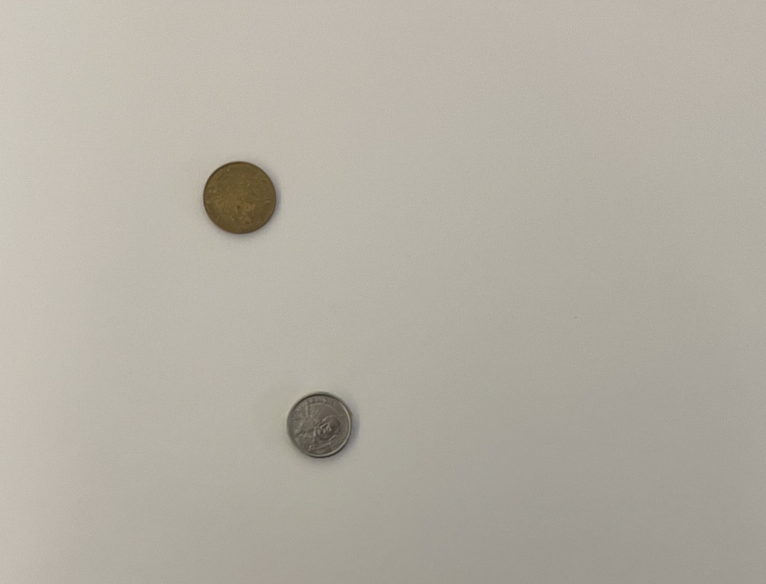
#> input picture fotos2/img00.jpg, 2298 x 1752 px (shown at 1/3 size)
$ python -i functions.py   (imports and definitions only)
#> lines starting #> are read from the running program, lines starting #| are printed output that depends on the picture
import numpy as np
import pickle
import cv2
import requests
from typing import Tuple, List, Union
from sklearn.cluster import KMeans
from sklearn.metrics import pairwise_distances_argmin_min


# [55 lines left out: functions calculate_center_distance, update_circle_flags, filter_inner_circles, not called in this run]


def prepare_img(path: str) -> Tuple[np.ndarray, np.ndarray]:
    """
    Prepare an image by resizing, blurring, and converting to grayscale and RGB.

    :param path: The path to the image file.
    :return: A tuple containing the grayscale and RGB versions of the image.
    """
#> called with path = 'fotos2/img00.jpg'
    img = cv2.imread(path)
#> img is the input picture: shape (1752, 2298, 3); mean B, G, R 163.7, 174.4, 179.4
    img = cv2.resize(img, (1920, 1920))
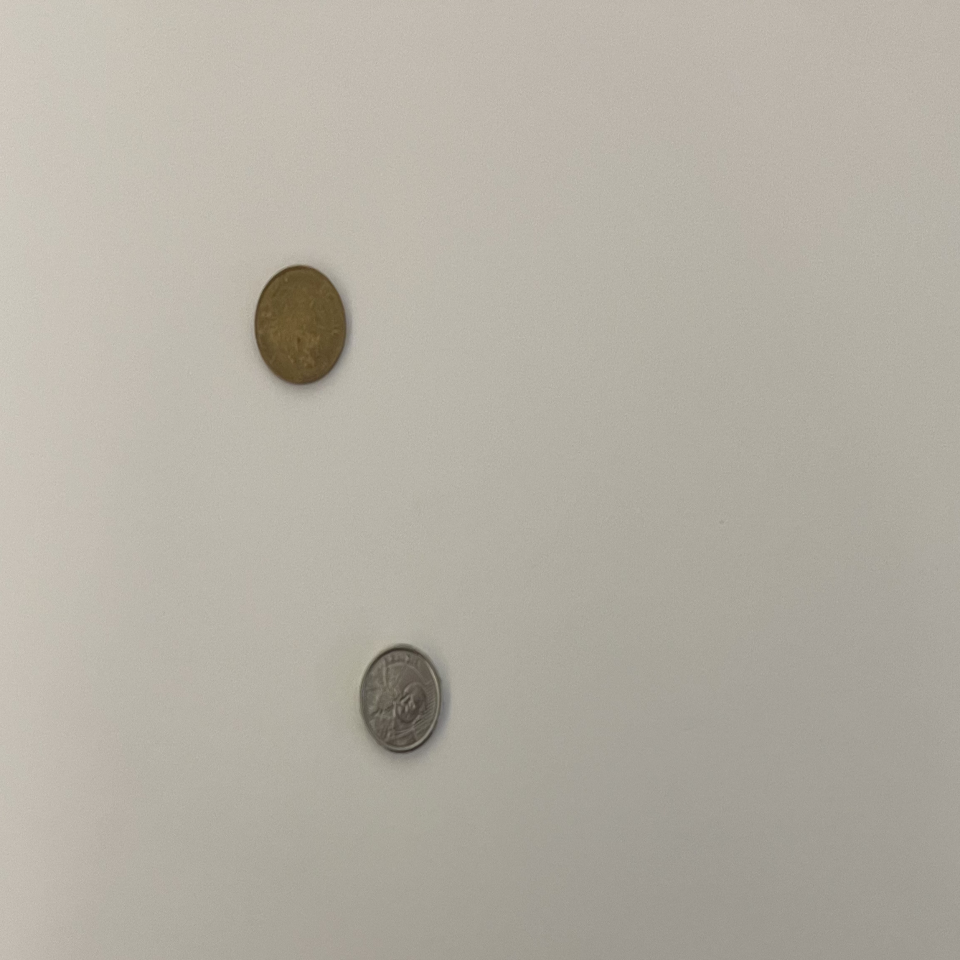
#> img: shape (1920, 1920, 3) (shown at 1/2 size); mean B, G, R 163.6, 174.3, 179.3
    img = cv2.GaussianBlur(img, (3, 3), 0)
    img_gray = cv2.cvtColor(img, cv2.COLOR_RGB2GRAY)
    img_rgb = cv2.cvtColor(img, cv2.COLOR_BGR2RGB)

    return img_gray, img_rgb


# [221 lines left out: functions find_circles, treat_circles, draw_circles, extract_coin, extract_sift_features, create_visual_vocabulary and 8 more, not called in this run]

>>> result = prepare_img('fotos2/img00.jpg')

$ run again, on fotos2/img02.jpg
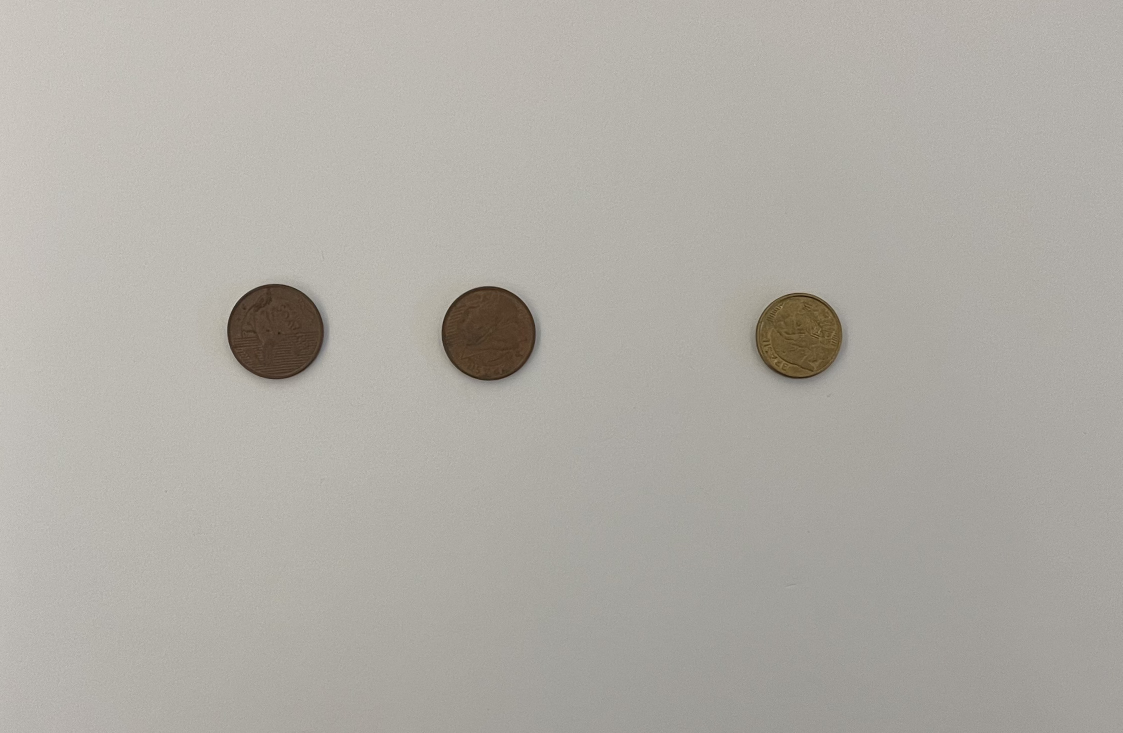
#> input picture fotos2/img02.jpg, 2245 x 1466 px (shown at 1/2 size)
#> in prepare_img, img is the input picture: shape (1466, 2245, 3); mean B, G, R 165.1, 171.7, 175.2
#> in prepare_img, `img = cv2.resize(img, (1920, 1920))`:
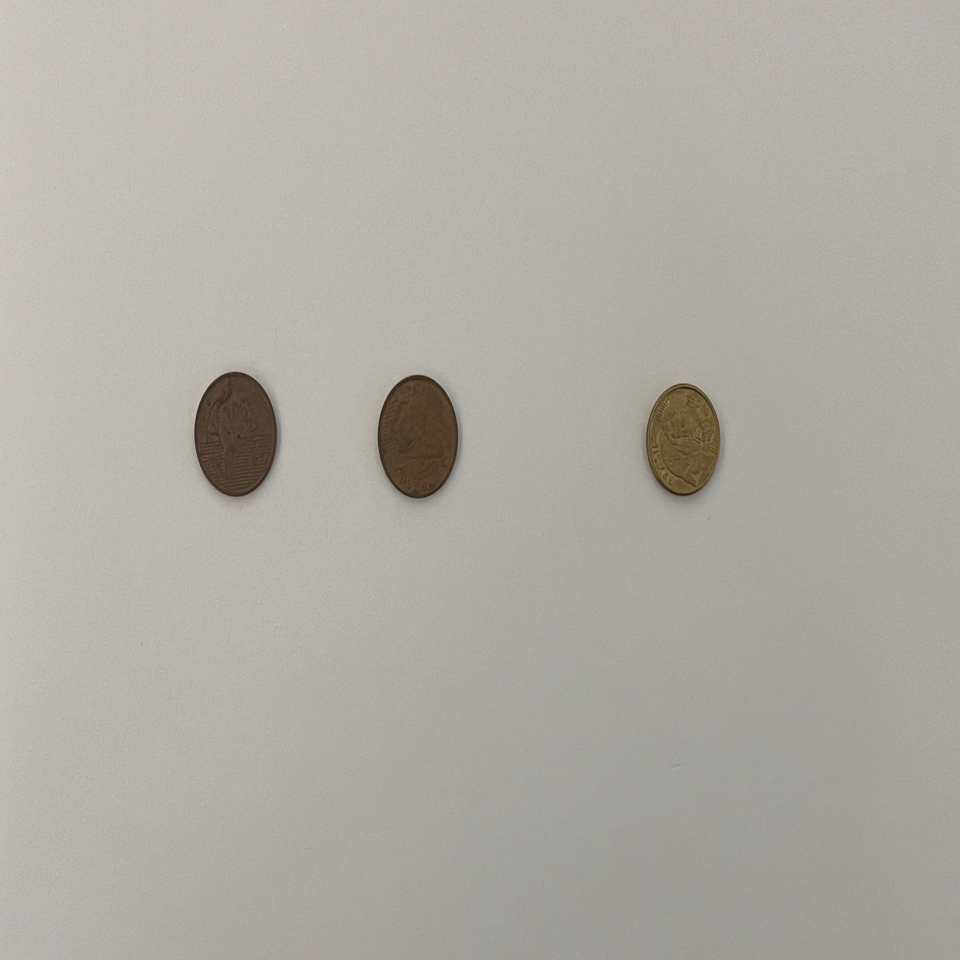
#> img: shape (1920, 1920, 3) (shown at 1/2 size); mean B, G, R 164.9, 171.6, 175.1
